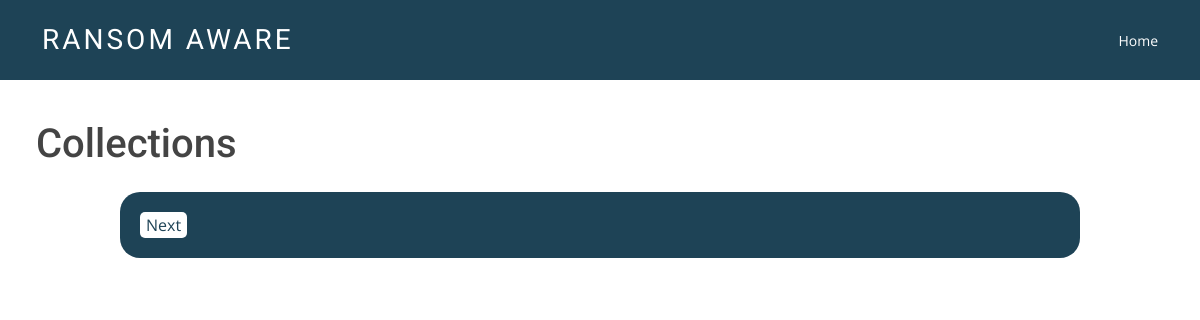
The page /q7/ on the database as committed earlier.
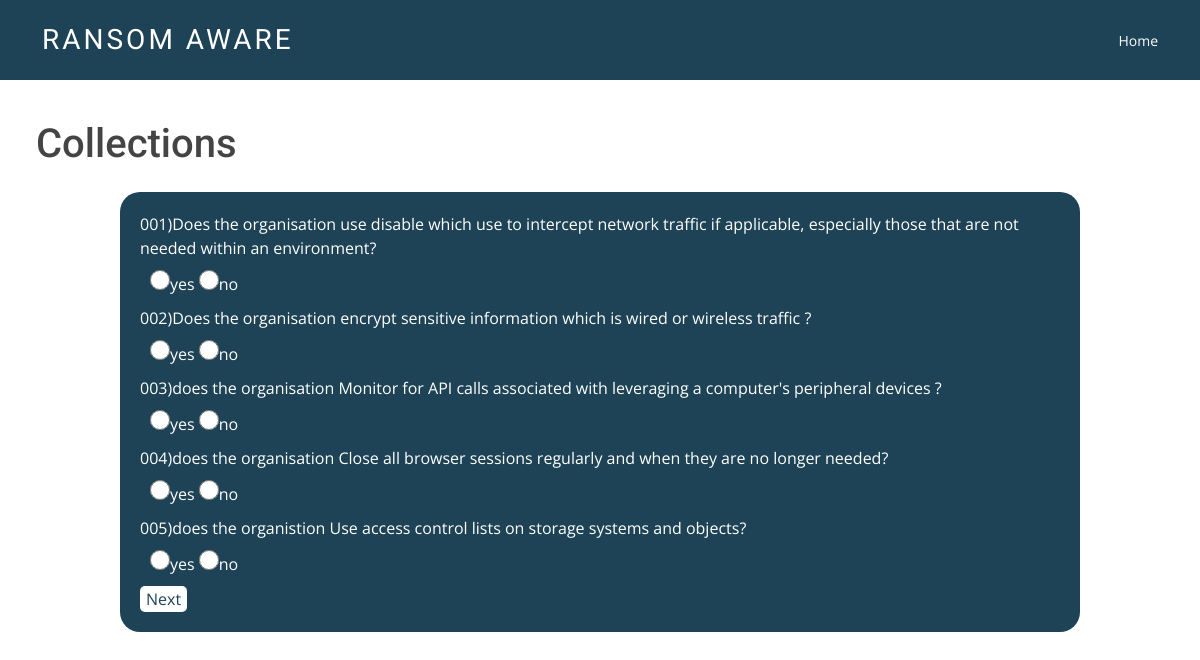
The same page on the database as committed later.
### initial_access/models.py (models this page shows, shortened)
class collections(models.Model):
    question_id = models.CharField(max_length=200)
    question=models.TextField(blank=True)
    option_A=models.CharField(max_length=200,default='yes')
    option_B=models.CharField(max_length=200,default='no')
    keywords=models.TextField(blank=True)

### initial_access/views.py (the view)
# urls.py: path('q7/',views.quiz7, name='collection'),
def quiz7(request):
    questy = collections.objects.all()
    return render(request,'initial_access/collect.html', {
        'questy':questy,
    })

### initial_access/templates/initial_access/collect.html (shortened to what this page needs)
{% extends 'initial_access/base.html' %}
{% load static %}
{% block content %}
<h1>Collections</h1>
<form class="form-container" method="post" action="/result_init/">
    <div class="qblock">
        {% for q in questy %}
        <div class="question">{{q.question_id}}){{q.question}}</div>
        <div class="option">
            <input type="radio" name="{{q.question}}" value="option_A">{{q.option_A}}</input>
            <input type="radio" name="{{q.question}}" value="option_B">{{q.option_B}}</input>
        </div>
        {% endfor %}
        <div><button type="submit">Next</button></div>
    </div>
</form>
{% endblock %}

Rows that differ between the two databases and show on the page:
added collections: question_id "001", question "Does the organisation use disable which use to intercept network traffic if applicable, especially those that are not needed within an environment?", option_A "yes", option_B "no"
added collections: question_id "002", question "Does the organisation encrypt sensitive information which is wired or wireless traffic ?", option_A "yes", option_B "no"
added collections: question_id "003", question "does the organisation Monitor for API calls associated with leveraging a computer's peripheral devices ?", option_A "yes", option_B "no"
added collections: question_id "004", question "does the organisation Close all browser sessions regularly and when they are no longer needed?", option_A "yes", option_B "no"
added collections: question_id "005", question "does the organistion Use access control lists on storage systems and objects?", option_A "yes", option_B "no"
